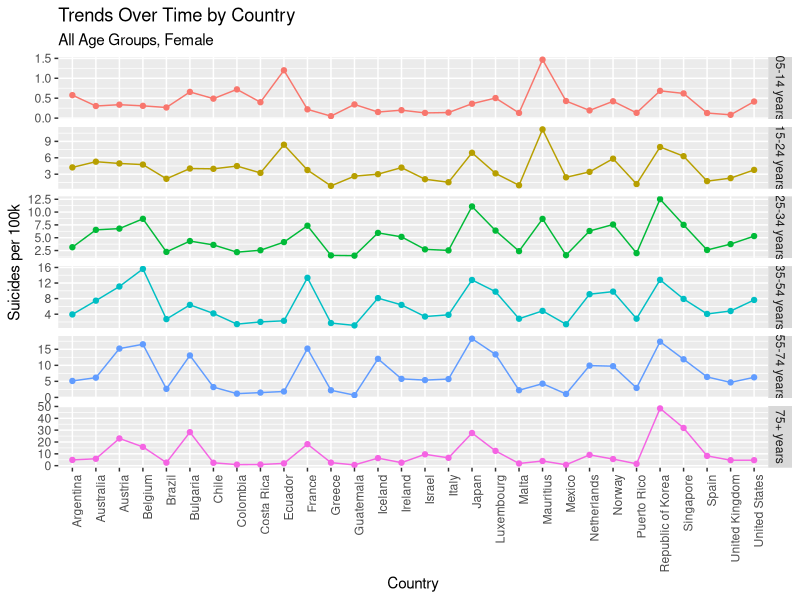

The R source for this figure:
## Author: Team 49
## Members: rs20acs@herts.ac.uk, pj18aan@herts.ac.uk, vs18abb@herts.ac.uk, dr18abc@herts.ac.uk, zm20abu@herts.ac.uk
## University of Hertfordshire

## References:  
## [1] https://github.com/justmarkham/dplyr-tutorial/blob/master/dplyr-tutorial-2.Rmd#L141

## Load libraries
library(readr) # to load the csv file
library(tidyverse)
## This part of the program loads the kaggle suicide dataset and cleaning.

## Import Suicide Dataset CSV
suicide_dataset <- read.csv("suicide_dataset.csv") ## 27820 observations

## Ignore year 2016 as there are not enough observations.Not all countries have
## suicides reported for the year 2016
## Count rows matching year 2016. 160 rows will be removed as part of this step
### View (df %>%
### filter(year == 2016) %>% 
### summarise(cnt = n()))
suicide_dataset <- suicide_dataset %>%
  filter(year != 2016) ## 27660 observation

## Remove any country with less than 30 years of data. This will result in
## 11076 observations and a total of 30 countries with more than 30 years of data.

suicide_dataset<- suicide_dataset %>%
  group_by(country) %>%
  add_tally() %>%
  filter(n >= 360)

## Rename suicide_dataset columns
names(suicide_dataset)[7] <- "SuicidePer100k"
names(suicide_dataset)[8] <- "CountryYear"
names(suicide_dataset)[9] <- "HDI4Year"
names(suicide_dataset)[10] <- "GDP4Year"
names(suicide_dataset)[11] <- "GDPPerCapita"

## Update 5-14 years data with 05-14 years as it causes issues in plotting
suicide_dataset$age[suicide_dataset$age == "5-14 years"] <- "05-14 years"
suicide_dataset$sex[suicide_dataset$sex == "male"] <- "Male"
suicide_dataset$sex[suicide_dataset$sex == "female"] <- "Female"
#View(suicide_dataset)

## Remove GDP and HDI columns as HDI has very few value and we are not interested
## in GDP data
suicide_dataset <- suicide_dataset %>% select(-HDI4Year, 
                                              -GDP4Year, 
                                              -GDPPerCapita, 
                                              -generation,
                                              -n) #this column is added as part of filtering number of years of data

## Calculate global average number of suicides considering countries with  
## 30 years of data  
global_average <- (sum(as.numeric(suicide_dataset$suicides_no)) / 
                  sum(as.numeric(suicide_dataset$population))) * 100000

## Calculate average suicides in Male
suicide_dataset_male <- filter(suicide_dataset, sex == "Male") # 5538 observations
global_average_male <- (sum(as.numeric(suicide_dataset_male$suicides_no)) / 
                          sum(as.numeric(suicide_dataset_male$population))) * 100000

## Calculate average suicides in Female
suicide_dataset_female <- filter(suicide_dataset, sex == "Female") # 5538 observations
global_average_female <- (sum(as.numeric(suicide_dataset_female$suicides_no)) / 
                            sum(as.numeric(suicide_dataset_female$population))) * 100000

## What is the population for a country by year? This question needs to be answered
## as the popoulation column original dataset is for country-year-sex-age combination
population_by_country <- suicide_dataset %>%
  group_by(country, year) %>%
  summarize(population = sum(as.numeric(population)))


############################################################
#Task 1 - Suicide rate per 100k over all age groups
##########################################################

## STEP-1: Calculate global average number of suicides per 100k for all age groups with 30 years of data
suicide_by_age <- suicide_dataset %>%
  group_by(age) %>%
  summarize(n = n(), 
            suicides = sum(as.numeric(suicides_no)), 
            population = sum(as.numeric(population)), 
            suicide_per_100k = (suicides / population) * 100000) %>%
  arrange(suicide_per_100k)

## STEP-2: Rearranging the x axis by ascending order.
suicide_by_age$age <- factor(suicide_by_age$age,
                             levels = rev(suicide_by_age$age[order(-suicide_by_age$suicide_per_100k)]))

## STEP-3: Results (Graph) to show the Suicide rate per 100k over all age groups using bar plot.......
task1 <- ggplot(suicide_by_age, aes(x=age, y=suicide_per_100k, fill = age)) + 
  geom_bar(stat="identity")+ 
  theme_minimal() + 
  theme(axis.text=element_text(size=6)) +
  labs(title="Suicides Per 100k (1985 - 2015)", 
       subtitle = "Age groups for all Countries with 30 years of data",
       x = "Age Groups", 
       y = "Suicides Per 100k") + 
  theme(legend.position = "none") + 
  theme(axis.text.x = element_text(angle = 90, hjust = 1))

########################################################################################
#Task 2 - Suicide rate/100k over all genders, age groups (Stacked graph to show proportion)
######################################################################################################

## STEP-1: Calculate global average number of suicides per 100k for all gender, age groups with 30 years of data
df_agegroup_gender <- suicide_dataset %>%
  group_by(age, sex) %>%
  summarize(suicide_per_100k = (sum(as.numeric(suicides_no)) / sum(as.numeric(population))) * 100000)

## STEP-2: Results (Graph) to show the Suicide rate per 100k over all genders, age groups using Stacked graph....
task2 <- ggplot(df_agegroup_gender, aes(y = suicide_per_100k, x = age, fill = sex, label = round(suicide_per_100k, digits = 1))) + 
  geom_bar(position = "fill", stat = "identity") +
  scale_y_continuous(labels = scales::percent) +
  labs(title = "Proportions of suicides (1985 - 2015)",
       subtitle = "All age groups by gender", 
       x = "Age Groups", 
       y = "Suicides Per 100k",
       fill = "Sex") + 
  theme(axis.text.x = element_text(angle = 90)) +
  theme(legend.position = "bottom")

################################################################################################################
#Task 3 - Suicide rate/100k over all genders, age groups (Stacked graph to show proportion by absolute numbers)
################################################################################################################

## STEP-1: Results (Graph) to show the Suicide rate per 100k over all genders, age groups using Stacked graph....
task3 <- ggplot(df_agegroup_gender, mapping = aes(x = age, y = suicide_per_100k, fill = sex)) + 
  geom_bar(stat = "identity") +
  labs(title="Suicides Per 100k (1985 - 2015)",
       subtitle = "All age groups by gender",
       x = "Age Groups", 
       y = "Suicides Per 100k",
       fill = "Sex") + 
  theme(axis.text.x = element_text(angle = 90)) +
  theme(legend.position = "bottom")

################################################################################
## Task 5 - Proportions of suicides that are Male & Female, by Country 
################################################################################
## Dataframe for all female demographic
female_age_group_country <- suicide_dataset %>%
  filter(sex == "Female") %>%
  group_by(country, age) %>%
  summarize(suicide_per_100k = (sum(as.numeric(suicides_no)) / sum(as.numeric(population))) * 100000) 

# ## Dataframe for all male demographic
# male_age_group_country <- suicide_dataset %>%
#   filter(sex == "Male") %>%
#   group_by(country, age) %>%
#   summarize(suicide_per_100k = (sum(as.numeric(suicides_no)) / sum(as.numeric(population))) * 100000) 

## Trend plot by all age groups, female 
ggplot(female_age_group_country, aes(x = country, y = suicide_per_100k, col = age, group = 1)) + 
  facet_grid(age ~ ., scales = "free_y") + 
  geom_line() + 
  geom_point() + 
  labs(title = "Trends Over Time by Country",
       subtitle = "All Age Groups, Female",
       x = "Country", 
       y = "Suicides per 100k", 
       color = "Age") + 
  theme(legend.position = "none") + 
  theme(axis.text.x = element_text(angle = 90, hjust = 1))

################################################################################
## Task 6 - Suicides rates/100k trends for all age groups every 5 years
################################################################################
top_20percent_suicides <- suicide_dataset %>%
  mutate(suicides_per_100k = suicides_no * 100000 / population) %>%
  arrange(desc(suicides_per_100k)) %>%
  head(n = round(nrow(.) * 20 / 100))

top_20percent_suicides$time <- ifelse(top_20percent_suicides$year <= 1990, "1985 - 1990", 
                                      ifelse(top_20percent_suicides$year <= 1995, "1991 - 1995", 
                                             ifelse(top_20percent_suicides$year <= 2000, "1996 - 2000",
                                                    ifelse(top_20percent_suicides$year <= 2005, "2001 - 2005",
                                                           ifelse(top_20percent_suicides$year <= 2010, "2006 - 2010",
                                                                  "2011 - 2015")))))

task6 <- ggplot(top_20percent_suicides, aes(x = age, fill = sex)) + 
  geom_bar() + 
  labs(title = "20% most significant suicides/100k", 
       subtitle = "Volumes every 5 years, Age & Sex",
       x = "Age", 
       y = "Number of Demographics", 
       fill = "Sex") + 
  facet_wrap(~ time) + 
  scale_y_continuous(breaks = seq(0, 300, 25)) + 
  theme(legend.position = "bottom") + 
  theme(axis.text.x = element_text(angle = 90, hjust = 1))

################################################################################
## Task 7 - Plot Suicide rate/100k "Trend" for each sex and age group
################################################################################
## Dataframe for all female demographic
female_age_group_trend <- suicide_dataset %>%
  filter(sex == "Female") %>%
  group_by(year, age) %>%
  summarize(suicide_per_100k = (sum(as.numeric(suicides_no)) / sum(as.numeric(population))) * 100000) 

## Dataframe for all male demographic
male_age_group_trend <- suicide_dataset %>%
  filter(sex == "Male") %>%
  group_by(year, age) %>%
  summarize(suicide_per_100k = (sum(as.numeric(suicides_no)) / sum(as.numeric(population))) * 100000) 

## Dataframe for all demographics
age_sex_trend <- suicide_dataset %>%
  group_by(year, age, sex) %>%
  summarize(suicide_per_100k = (sum(as.numeric(suicides_no)) / sum(as.numeric(population))) * 100000) 

## Trend plot by all age groups, female
task7a <- ggplot(female_age_group_trend, aes(x = year, y = suicide_per_100k, col = age)) + 
  facet_grid(age ~ ., scales = "free_y") + 
  geom_line() + 
  geom_point() + 
  labs(title = "Trends Over Time",
       subtitle = "All Age Groups, Female",
       x = "Year", 
       y = "Suicides per 100k", 
       color = "Age") + 
  theme(legend.position = "none") + 
  scale_x_continuous(breaks = seq(1985, 2015, 2), minor_breaks = F) 

## Trend plot by all age groups, male
task7b <- ggplot(male_age_group_trend, aes(x = year, y = suicide_per_100k, col = age)) + 
  facet_grid(age ~ ., scales = "free_y") + 
  geom_line() + 
  geom_point() + 
  labs(title = "Trends Over Time",
       subtitle = "All Age Groups, Male",
       x = "Year", 
       y = "Suicides per 100k", 
       color = "Age") + 
  theme(legend.position = "none") + 
  scale_x_continuous(breaks = seq(1985, 2015, 2), minor_breaks = F) 

## Trend plot by all age groups, genders (on same scale)
task7c <- ggplot(age_sex_trend, aes(x = year, y = suicide_per_100k, col = age)) + 
  #facet_grid(age ~ ., scales = "free_y") + 
  geom_line() + 
  geom_point() + 
  labs(title = "Trends Over Time",
       subtitle = "All Age Groups & Sex (Same Scale)",
       x = "Year", 
       y = "Suicides per 100k", 
       color = "Age") + 
  theme(legend.position = "none") + 
  scale_x_continuous(breaks = seq(1985, 2015, 2), minor_breaks = F) +
  facet_grid(age~sex) +
  theme(axis.text.x = element_text(angle = 90, hjust = 1))

################################################################################################################
#Task 4 - Collecting all the plots and putting then in a visualization.pdf file
################################################################################################################

# pdf("visualization.pdf")
# 
# print(task1)
# print(task2)
# print(task3)
# print(task6)
# print(task7a)
# print(task7b)
# print(task7c)
# dev.off()
